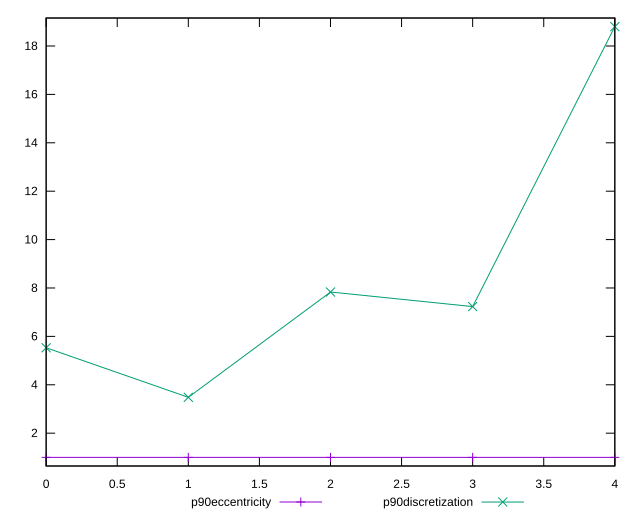

This figure's gnuplot source:
reset

$p90Eccentricity <<EOF
0 1
1 1.0000000000000002
2 1.0000000000000002
3 1.0000000000000029
4 0.9999999999999992
EOF

$p90Discretization <<EOF
0 5.529411764705882
1 3.4814814814814814
2 7.833333333333333
3 7.230769230769231
4 18.8
EOF

set key outside below
set xrange [0:4]
set yrange [0.6439999999999992:19.156000000000002]
set trange [0.6439999999999992:19.156000000000002]
set terminal svg size 640, 520 enhanced background rgb 'white'
set output "report_00019_2021-02-10T18-14-37.922Z//uses-text-compression/progression/eccentricity.svg"

plot $p90Eccentricity title "p90eccentricity" with linespoints, \
     $p90Discretization title "p90discretization" with linespoints

reset
